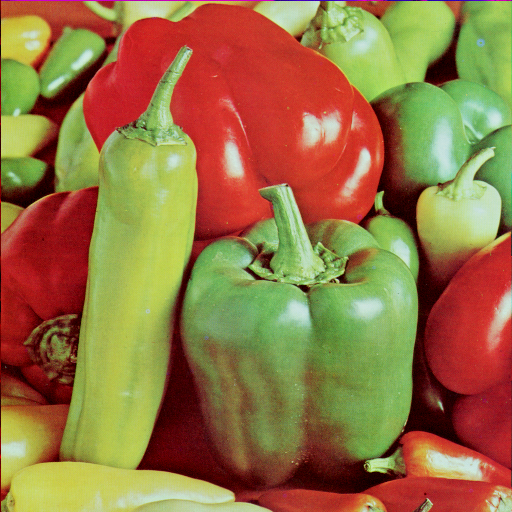
#> input picture DIP/LAB2/veggies.png, 512 x 512 px
$ python RGB-SpatialFilters.py   (older library calls are emulated)
#> lines starting #> are read from the running program, lines starting #| are printed output that depends on the picture
#!/usr/bin/env python3
"""
Digital Image Processing - Assignment 2
Spatial Filters (RGB / color version)

Experiment 1: Gaussian noise, then smoothing with Average / Median / Gaussian filters (3x3 and 5x5)
Experiment 2: Edge detection (Prewitt, Sobel, Laplacian), then sharpening with each edge result

Color handling: every filter is applied independently to each of the B, G, R channels
(this is what OpenCV does natively for multi-channel images). Images are kept in OpenCV's
BGR order internally and converted to RGB only for display with matplotlib.

Usage:
    python SpitalFilters.py                                   # looks for veggies.png / sunflower.png, else synthetic images
    python SpitalFilters.py --veggies veggies.png --sunflower sunflower.png
    python SpitalFilters.py --sigma 25 --amount 1.5
    python SpitalFilters.py --no-show                         # only save figures (no pop-up windows)

Figures and result images are saved to ./Assignment2_output (change with --out).
"""

import argparse
import os
import sys

import numpy as np
import cv2
import matplotlib

# The backend must be chosen before pyplot is imported.
if "--no-show" in sys.argv:
    matplotlib.use("Agg")
import matplotlib.pyplot as plt


# --------------------------------------------------------------------------
# Helpers
# --------------------------------------------------------------------------
def load_color(path):
    """Load an image as 8-bit color (shape (M, N, 3), dtype uint8, channel order BGR)."""
#> called with path = 'DIP/LAB2/veggies.png'
    img = cv2.imread(path, cv2.IMREAD_COLOR)
#> img is the input picture: shape (512, 512, 3); mean B, G, R 66.5, 115.6, 149.8
    if img is None:
        sys.exit(
            f"Error: could not read image '{path}'. Check the path and file format."
        )
    return img


def get_image(path, default_path, demo_fn, out_dir):
    """Use the given path, else default_path if it exists, else a synthetic demo image."""
    if path:
        return load_color(path)
    if os.path.exists(default_path):
        print(f"  using '{default_path}'")
        return load_color(default_path)

    name = os.path.basename(default_path)
    print(f"  '{name}' not found -> using a synthetic demo image.")
    img = demo_fn()
    cv2.imwrite(os.path.join(out_dir, "demo_" + name), img)
    return img


def colorize(gray, gains_bgr):
    """Turn a gray demo image into a BGR image by scaling each channel (only used for demo images)."""
    img = gray[..., None].astype(np.float64) * np.array(gains_bgr, dtype=np.float64)
    return np.clip(img, 0, 255).astype(np.uint8)


def make_demo_scene(h=300, w=400, seed=0):
    """Synthetic image with smooth areas, sharp edges and some texture (stand-in for veggies.png)."""
    rng = np.random.default_rng(seed)
    y, x = np.mgrid[0:h, 0:w]
    img = 90 + 60 * (x / w)  # soft background gradient
    disk = ((x - w * 0.3) ** 2 + (y - h * 0.5) ** 2) < (h * 0.28) ** 2
    rect = (abs(x - w * 0.72) < w * 0.16) & (abs(y - h * 0.5) < h * 0.25)
    img = img + 80 * disk - 60 * rect
    img = img + 10 * np.sin(x / 4.0) * rect  # texture inside the rectangle
    img = img + rng.normal(0, 1.5, (h, w))
    gray = np.clip(img, 0, 255).astype(np.uint8)
    return colorize(gray, (0.7, 1.0, 0.8))  # greenish tint (B, G, R gains)


def make_demo_flower(h=300, w=400):
    """Synthetic 'flower' (stand-in for sunflower.png): petals + centre + stem on a plain background."""
    y, x = np.mgrid[0:h, 0:w].astype(np.float64)
    cx, cy = w / 2, h * 0.42
    dx, dy = x - cx, y - cy
    r = np.hypot(dx, dy)
    theta = np.arctan2(dy, dx)
    petals = r < (70 + 30 * np.cos(12 * theta))
    centre = r < 40
    stem = (abs(x - cx) < 6) & (y > cy)
    img = np.full((h, w), 70.0)
    img[stem] = 110
    img[petals] = 200
    img[centre] = 50 + 15 * np.sin(r[centre] / 2.5)  # textured centre
    img = cv2.GaussianBlur(img, (0, 0), 1.0)  # slightly soft edges, like a real photo
    gray = np.clip(img, 0, 255).astype(np.uint8)
    return colorize(gray, (0.4, 0.9, 1.0))  # yellowish tint (B, G, R gains)


def add_gaussian_noise(img, sigma, mean=0.0, seed=0):
    """Add Gaussian noise N(mean, sigma^2) and clip back to [0, 255].
    img.shape includes the channel axis, so every channel gets its own independent noise."""
#> called with sigma = 50, mean = 0, seed = 0
    rng = np.random.default_rng(seed)
    noise = rng.normal(mean, sigma, img.shape)
    return np.clip(img.astype(np.float64) + noise, 0, 255).astype(np.uint8) # saturation which forces the pixels to stay between 0 and 255
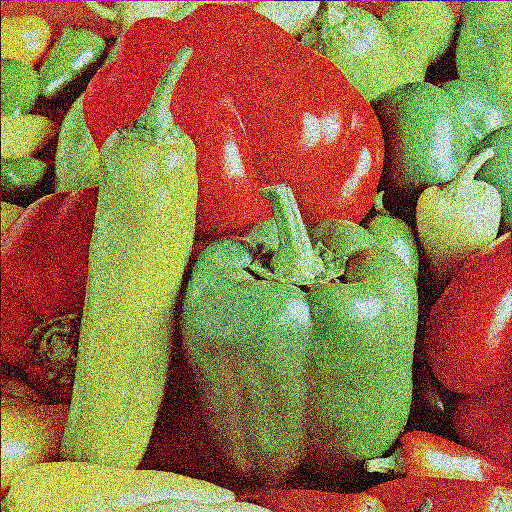
#> returned value: shape (512, 512, 3); mean of channels 0, 1, 2 70.8, 117.7, 148.5; drawn as B, G, R
#|   image size: 512x512   noise: Gaussian, mean=0, sigma=50.0


def mse(a, b):
    """Mean squared error between two images (averaged over all pixels and channels)."""
    return float(np.mean((a.astype(np.float64) - b.astype(np.float64)) ** 2))


def psnr(a, b):
    """Peak signal-to-noise ratio in dB (higher = closer to the reference)."""
    m = mse(a, b)
#> m = 2044.9
    return float("inf") if m == 0 else 10 * np.log10(255.0**2 / m)


# --------------------------------------------------------------------------
# Filters  (all of them act channel-by-channel on (M, N, 3) images)
# --------------------------------------------------------------------------
def smooth(img, kind, k):
    """Smoothing filter of window size k x k: 'Average', 'Median' or 'Gaussian'."""
    if kind == "Average":
        return cv2.blur(img, (k, k))
    if kind == "Median":
        return cv2.medianBlur(img, k)
    if kind == "Gaussian":
        return cv2.GaussianBlur(img, (k, k), 0)  # sigma computed from the window size
    raise ValueError(kind)


# Prewitt kernels (OpenCV has no built-in Prewitt, so we use filter2D)
PREWITT_X = np.array([[-1, 0, 1], [-1, 0, 1], [-1, 0, 1]], dtype=np.float64)
PREWITT_Y = np.array([[-1, -1, -1], [0, 0, 0], [1, 1, 1]], dtype=np.float64)


def prewitt_edges(img):
    f = img.astype(np.float64)
    gx = cv2.filter2D(f, cv2.CV_64F, PREWITT_X)  # filter2D filters each channel separately
    gy = cv2.filter2D(f, cv2.CV_64F, PREWITT_Y)
    return np.hypot(gx, gy) / 6.0


# Sobel 3x3 kernels (center-weighted gradient approximations)
SOBEL_X = np.array([[-1, 0, 1], [-2, 0, 2], [-1, 0, 1]], dtype=np.float64)
SOBEL_Y = np.array([[-1, -2, -1], [0, 0, 0], [1, 2, 1]], dtype=np.float64)


def sobel_edges(img):
    f = img.astype(np.float64)
    gx = cv2.filter2D(f, cv2.CV_64F, SOBEL_X)
    gy = cv2.filter2D(f, cv2.CV_64F, SOBEL_Y)
    return np.hypot(gx, gy) / 8.0


def laplacian_signed(img):
    """Signed Laplacian (4-neighbour kernel, centre = -4). Its sign matters for sharpening."""
    return cv2.Laplacian(img.astype(np.float64), cv2.CV_64F, ksize=1)


def edge_to_u8(edges):
    """Scale an edge magnitude for display without letting a few strong edges dominate.
    One common scale is used for all channels so edge colors are preserved."""
    magnitude = np.abs(edges).astype(np.float64)
    limit = float(np.percentile(magnitude, 99))
    if limit <= 0:
        return np.zeros(magnitude.shape, dtype=np.uint8)
    return np.clip(magnitude * (255.0 / limit), 0, 255).astype(np.uint8)


def sharpen_with_gradient(img, grad, amount):
    """Sharpening with a gradient-magnitude edge map: s = r + amount * edges (clipped)."""
    return np.clip(img.astype(np.float64) + amount * grad, 0, 255).astype(np.uint8)


def sharpen_with_laplacian(img, lap, amount):
    """Sharpening with the Laplacian (centre = -4): s = r - amount * Laplacian (clipped)."""
    return np.clip(img.astype(np.float64) - amount * lap, 0, 255).astype(np.uint8)


# --------------------------------------------------------------------------
# Plot helpers
# --------------------------------------------------------------------------
def show_img(ax, img, title):
    if img.ndim == 3:
        # OpenCV stores BGR, matplotlib expects RGB
        ax.imshow(cv2.cvtColor(img, cv2.COLOR_BGR2RGB))
    else:
        ax.imshow(
            img, cmap="gray", vmin=0, vmax=255
        )  # fixed range so brightness is comparable
    ax.set_title(title, fontsize=10)
    ax.axis("off")


def save(fig, out_dir, name):
    path = os.path.join(out_dir, name)
    fig.savefig(path, dpi=160, bbox_inches="tight")
    print(f"  saved {path}")


def save_img(img, out_dir, sub, name):
    """Save a single image (lossless PNG) in out_dir/sub/name.png. (BGR is what cv2.imwrite expects.)"""
    folder = os.path.join(out_dir, sub)
    os.makedirs(folder, exist_ok=True)
    cv2.imwrite(os.path.join(folder, name + ".png"), img)


# --------------------------------------------------------------------------
# Experiments
# --------------------------------------------------------------------------
def experiment_1(img, sigma, out_dir):
    print("\n=== Experiment 1: Gaussian noise & smoothing filters ===")
    noisy = add_gaussian_noise(img, sigma)
    print(f"  image size: {img.shape[1]}x{img.shape[0]}   noise: Gaussian, mean=0, sigma={sigma}")
    print(f"  noisy image vs original: PSNR = {psnr(img, noisy):.2f} dB")
#|   noisy image vs original: PSNR = 15.02 dB

    save_img(img, out_dir, "exp1", "original")
    save_img(noisy, out_dir, "exp1", "noisy")

    kinds = ["Average", "Median", "Gaussian"]
    sizes = [3, 5]
    results = {}  # (kind, k) -> (image, psnr)
    for k in sizes:
        for kind in kinds:
            out = smooth(noisy, kind, k)
            results[(kind, k)] = (out, psnr(img, out))
            print(f"  {kind:<8} {k}x{k}: PSNR = {results[(kind, k)][1]:.2f} dB")
            save_img(out, out_dir, "exp1", f"{kind.lower()}_{k}x{k}")
#> this loop made 2 passes
#> pass 1, in save_img (call 3), `cv2.imwrite(os.path.join(folder, name + ".png"), img)`:
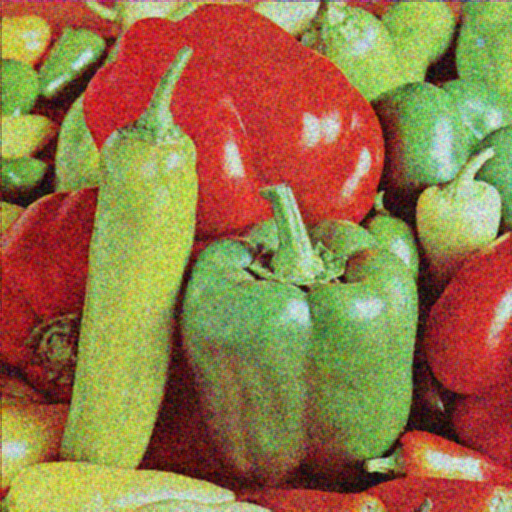
#> saved as average_3x3.png: shape (512, 512, 3); mean B, G, R 70.8, 117.9, 148.5
#> pass 1, in save_img (call 4), `cv2.imwrite(os.path.join(folder, name + ".png"), img)`:
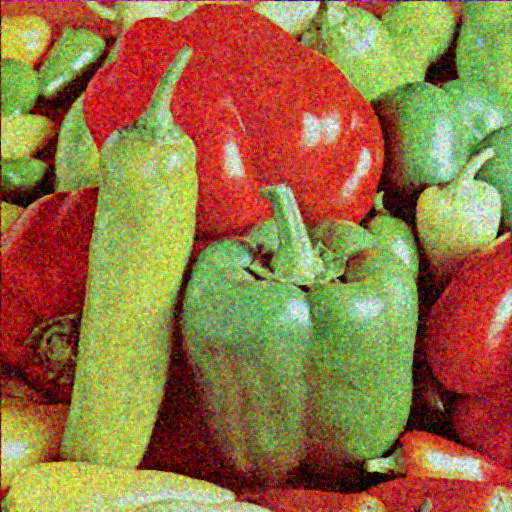
#> saved as median_3x3.png: shape (512, 512, 3); mean B, G, R 66.9, 116, 149.3
#> after the loop, results = 6 items

    # single grid: row 0 = original / noisy, row 1 = 3x3 filters, row 2 = 5x5 filters
    fig, ax = plt.subplots(3, 3, figsize=(13, 9), constrained_layout=True)
    fig.suptitle(f"Experiment 1: Gaussian noise (σ = {sigma:g}) and smoothing", fontsize=15)
    show_img(ax[0, 0], img, "Original image")
    show_img(ax[0, 1], noisy, f"Noisy image\nPSNR = {psnr(img, noisy):.2f} dB")
    ax[0, 2].axis("off")
    for row, k in enumerate(sizes, start=1):
        for col, kind in enumerate(kinds):
            out, p = results[(kind, k)]
            show_img(ax[row, col], out, f"{kind} {k}x{k}\nPSNR = {p:.2f} dB")
    save(fig, out_dir, "exp1_smoothing.png")
#> in save, `fig.savefig(path, dpi=160, bbox_inches="tight")`:
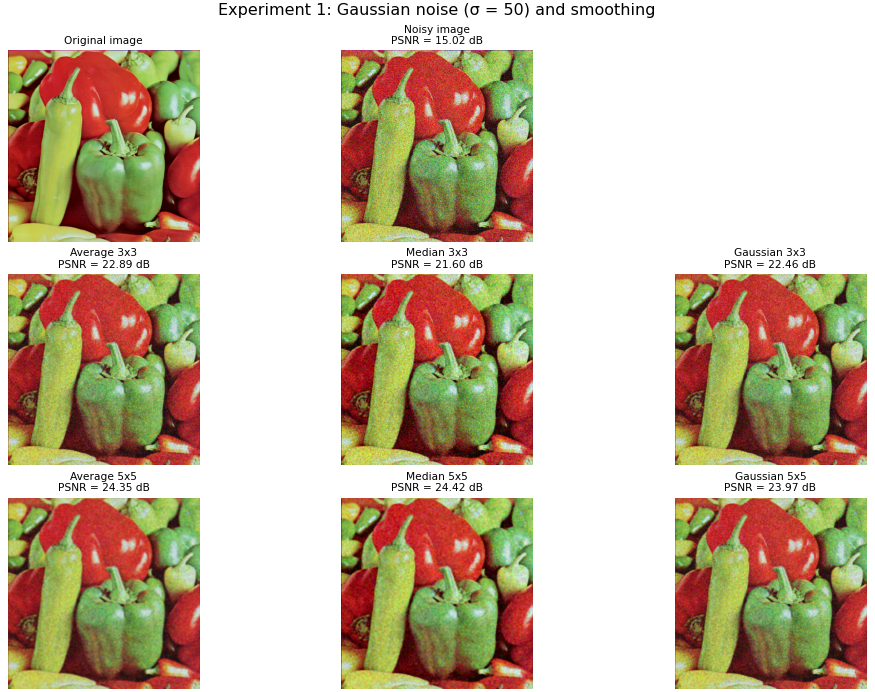
#> figure drawn by matplotlib, 8 panels


def experiment_2(img, amount, out_dir):
#> called with amount = 1, out_dir = 'Assignment2_output'
    print("\n=== Experiment 2: edge detection & sharpening ===")
    prew = prewitt_edges(img)
    sob = sobel_edges(img)
    lap = laplacian_signed(img)

    sharp_p = sharpen_with_gradient(img, prew, amount)
    sharp_s = sharpen_with_gradient(img, sob, amount)
    sharp_l = sharpen_with_laplacian(img, lap, amount)

    for name, e in (("Prewitt", prew), ("Sobel", sob), ("Laplacian", np.abs(lap))):
        print(f"  {name:<9} edge map: mean={e.mean():.2f}  max={e.max():.1f}")
    print(f"  sharpening amount = {amount}")
    for name, s in (("Prewitt", sharp_p), ("Sobel", sharp_s), ("Laplacian", sharp_l)):
        print(f"  sharpened with {name:<9}: mean={s.mean():.1f}  std={s.std():.1f}  (original std={img.std():.1f})")

    save_img(img, out_dir, "exp2", "original")
    prew_display = edge_to_u8(prew)
    sob_display = edge_to_u8(sob)
    lap_display = edge_to_u8(lap)
    save_img(prew_display, out_dir, "exp2", "edges_prewitt")
    save_img(sob_display, out_dir, "exp2", "edges_sobel")
    save_img(lap_display, out_dir, "exp2", "edges_laplacian")
#> in save_img (call 12), `cv2.imwrite(os.path.join(folder, name + ".png"), img)`:
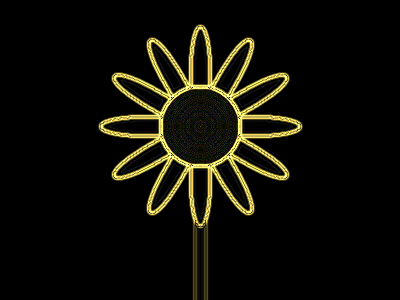
#> saved as edges_laplacian.png: shape (300, 400, 3); mean B, G, R 7, 14.7, 15.7
    save_img(sharp_p, out_dir, "exp2", "sharpened_prewitt")
#> in save_img (call 13), `cv2.imwrite(os.path.join(folder, name + ".png"), img)`:
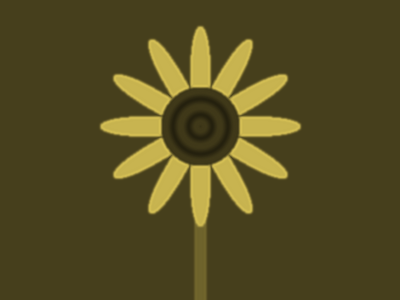
#> saved as sharpened_prewitt.png: shape (300, 400, 3); mean B, G, R 33.5, 75.6, 84.1
    save_img(sharp_s, out_dir, "exp2", "sharpened_sobel")
    save_img(sharp_l, out_dir, "exp2", "sharpened_laplacian")

    # single grid: top = original + edge maps, bottom = sharpened versions
    fig, ax = plt.subplots(2, 4, figsize=(18, 9), constrained_layout=True)
    fig.suptitle(f"Experiment 2: Edge detection and sharpening (amount = {amount:g})", fontsize=15)
    show_img(ax[0, 0], img, "Original image")
    show_img(ax[0, 1], prew_display, "Prewitt edge magnitude (scaled)")
    show_img(ax[0, 2], sob_display, "Sobel edge magnitude (scaled)")
    show_img(ax[0, 3], lap_display, "Laplacian magnitude (scaled)")
    ax[1, 0].axis("off")
    show_img(ax[1, 1], sharp_p, "Sharpened (Prewitt)")
    show_img(ax[1, 2], sharp_s, "Sharpened (Sobel)")
    show_img(ax[1, 3], sharp_l, "Sharpened (Laplacian)")
    save(fig, out_dir, "exp2_edges_sharpening.png")
#> call 2 of save, with out_dir = 'Assignment2_output', name = 'exp2_edges_sharpening.png'
#> in save (call 2), `fig.savefig(path, dpi=160, bbox_inches="tight")`:
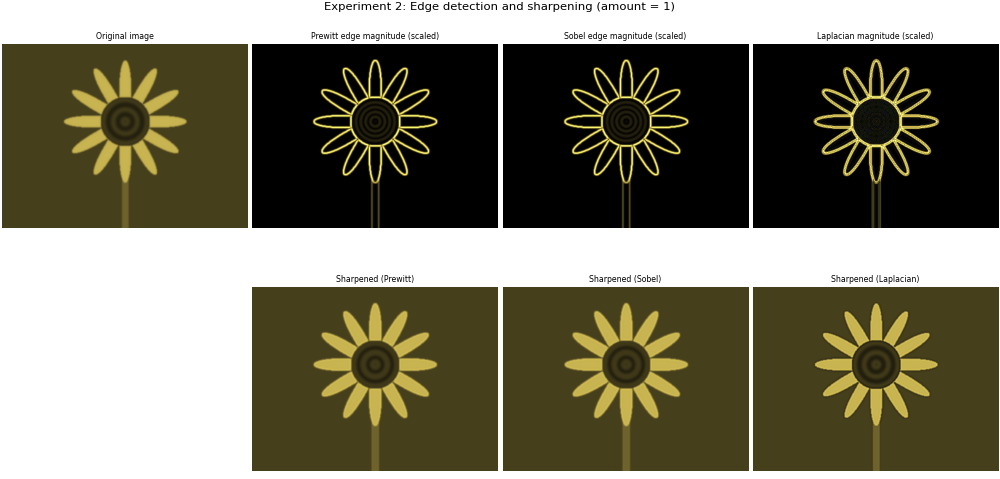
#> figure drawn by matplotlib, 7 panels


# --------------------------------------------------------------------------
def main():
    p = argparse.ArgumentParser(description="Assignment 2: spatial filters (RGB)")
    p.add_argument(
        "--veggies", help="path to veggies.png (default: ./veggies.png, else a synthetic image)"
    )
    p.add_argument(
        "--sunflower", help="path to sunflower.png (default: ./sunflower.png, else a synthetic image)"
    )
    p.add_argument(
        "--sigma",
        type=float,
        default=50.0,
        help="std of the Gaussian noise for Exp 1 (default 20)",
    )
    p.add_argument(
        "--amount",
        type=float,
        default=1.0,
        help="sharpening strength for Exp 2 (default 1.0)",
    )
    p.add_argument("--out", default="Assignment2_output", help="output folder for figures")
    p.add_argument(
        "--no-show", action="store_true", help="save figures without opening windows"
    )
    args = p.parse_args()

    if args.sigma <= 0:
        sys.exit("Error: --sigma must be > 0")
    if args.amount < 0:
        sys.exit("Error: --amount must be >= 0")

    os.makedirs(args.out, exist_ok=True)

    print("Loading images...")
    script_dir = os.path.dirname(os.path.abspath(__file__))
    veggies = get_image(
        args.veggies, os.path.join(script_dir, "veggies.png"), make_demo_scene, args.out
    )
    sunflower = get_image(
        args.sunflower,
        os.path.join(script_dir, "sunflower.png"),
        make_demo_flower,
        args.out,
    )

    experiment_1(veggies, args.sigma, args.out)
    experiment_2(sunflower, args.amount, args.out)
    print(f"\nDone. Figures and result images are in '{args.out}'.")

    if not args.no_show:
        plt.show()


if __name__ == "__main__":
    main()
